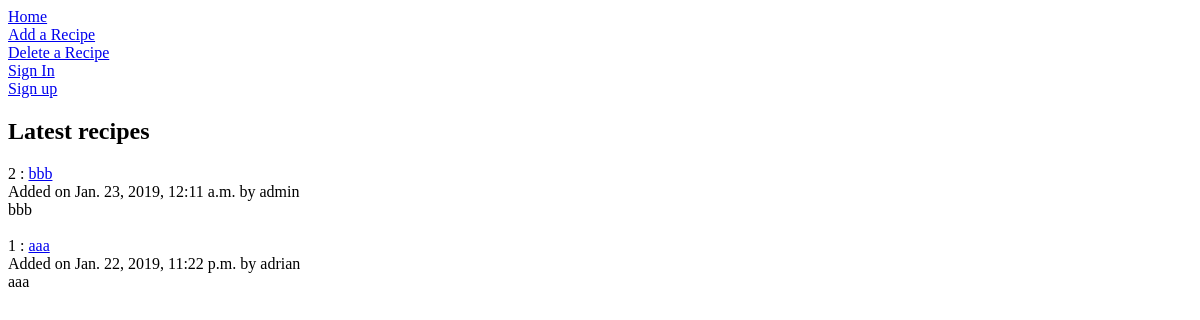
The app's page /, older data.
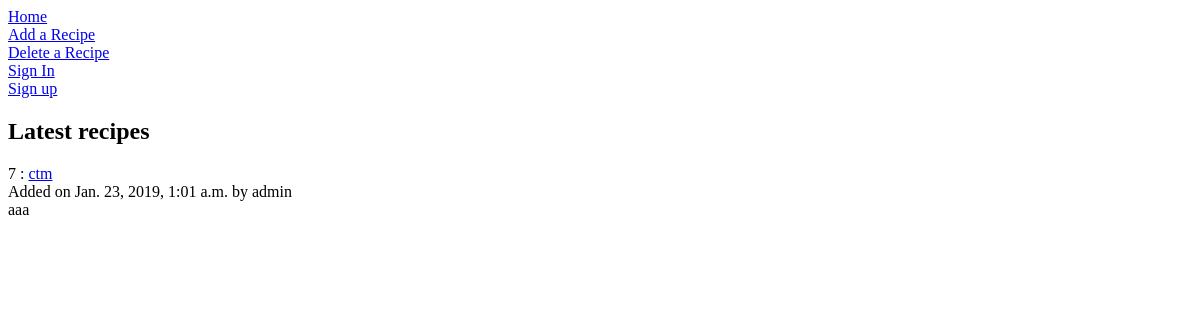
The same page, newer data.
### recipes/models.py (models this page shows)
class Recipe(models.Model):
    name = models.CharField(max_length=200)
    content = models.TextField()
    add_date = models.DateTimeField()
    author = models.ForeignKey(User, on_delete=models.CASCADE)

### recipes/views.py (the view)
# urls.py: 2. Add a URL to urlpatterns:  path('', views.home, name='home')
def home(request):
    recipes = Recipe.objects.order_by('-add_date')
    return render(request, 'recipes/home.html', {'recipes':recipes })

### recipes/templates/recipes/home.html (shortened to what this page needs)
<!doctype html>
<html lang="en">
  <head>
  </head>
  <body>
      <a href="{% url 'home' %}">Home</a><br />
      <a href="{% url 'recipes:add' %}">Add a Recipe</a><br />
      <a href="{% url 'recipes:delete' %}">Delete a Recipe</a><br />
      <a href="{% url 'accounts:login' %}">Sign In</a><br />
      <a href="{% url 'accounts:signup' %}">Sign up</a><br />
      <h2>Latest recipes</h2>
      {% for recipe in recipes.all %}
      {{ recipe.id }} : <a href="{% url 'recipes:recipe_details' recipe.id %}">{{ recipe.name }}</a>
      <br />
      Added on {{ recipe.add_date }} by {{ recipe.author.username }}
      <br />
      {{ recipe.content }}
      <br />
      <br />
      {% endfor %}
  </body>
</html>

Row changes from the older to the newer data that the page shows:
removed Recipe: id "2", name "bbb", add_date "Jan. 23, 2019, 12:11 a.m.", author.username "admin", content "bbb"
removed Recipe: id "1", name "aaa", add_date "Jan. 22, 2019, 11:22 p.m.", author.username "adrian", content "aaa"
added Recipe: id "7", name "ctm", add_date "Jan. 23, 2019, 1:01 a.m.", author.username "admin", content "aaa"
